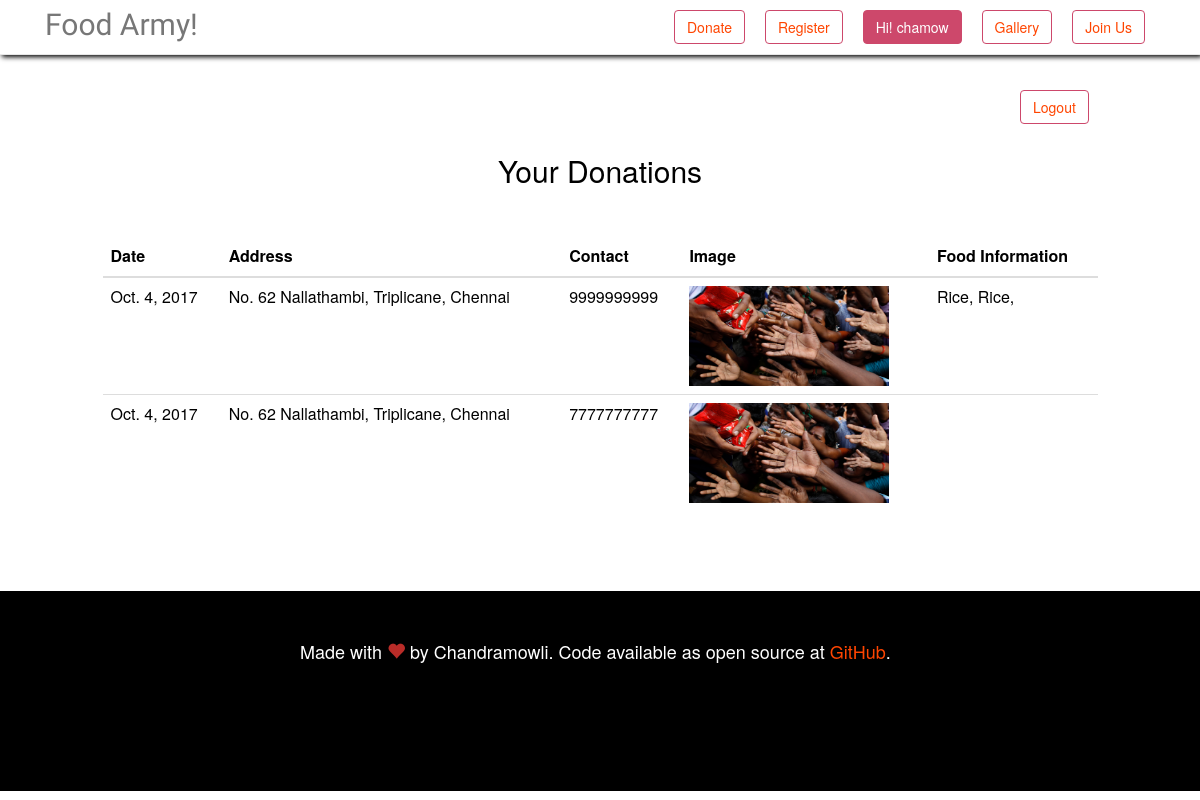
The app's page /account (signed in), older data.
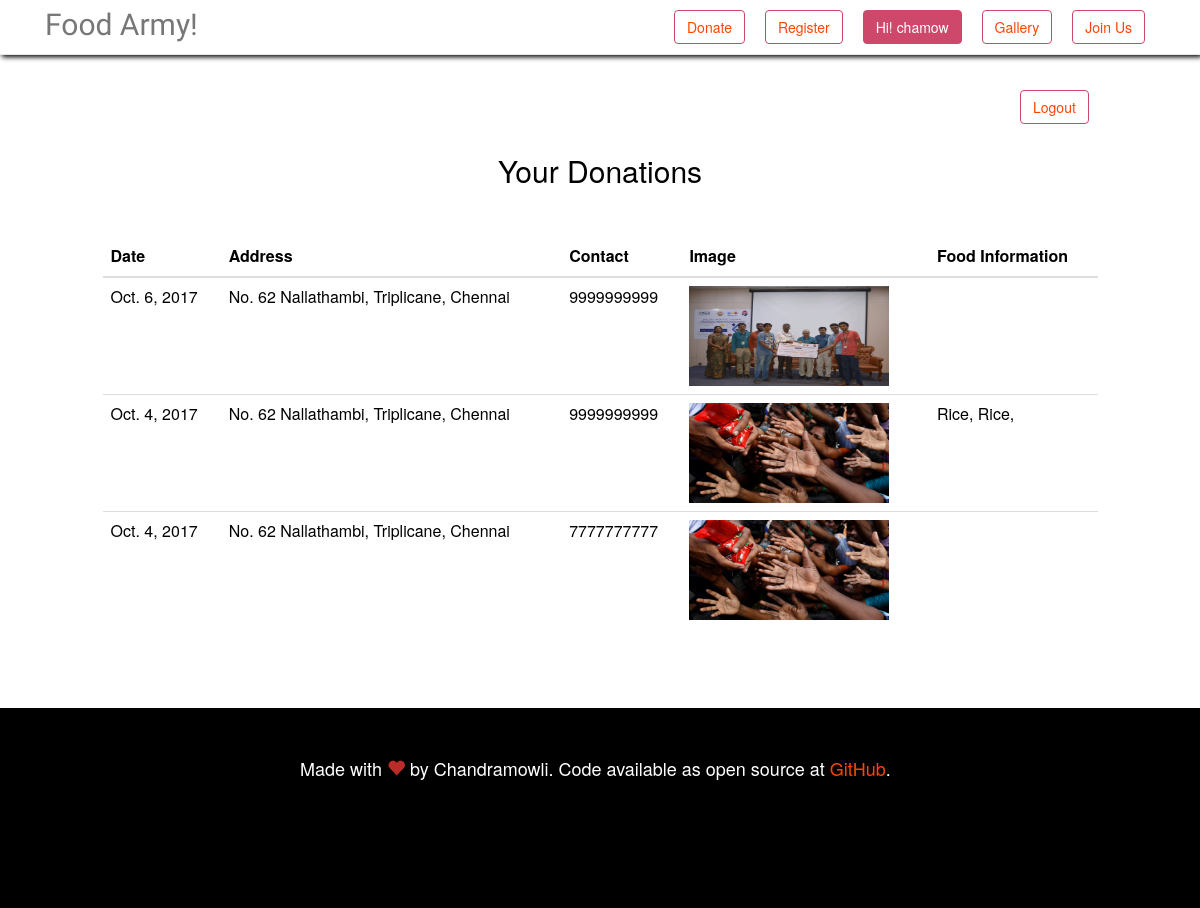
The same page, newer data.
### fms/models.py (models this page shows, shortened)
class donate_info(models.Model):
    request_id = models.AutoField(primary_key=True)
    is_resolved = models.BooleanField()
    user_name = models.CharField(max_length=100)
    request_date = models.DateField(null=True)
    food_image = models.FileField(null=True, upload_to=get_upload_file_name)
    street = models.CharField(max_length=100, null=True)
    locality = models.CharField(max_length=100, null=True)
    city = models.CharField(max_length=100, null=True)
    mobile = models.IntegerField(null=True)

class food_info(models.Model):
    food_id = models.AutoField(primary_key=True)
    request_id = models.CharField(max_length=100, null=True)
    user_name = models.CharField(max_length=100)
    food_name = models.CharField(max_length=100, null=True)
    item_amount = models.CharField(max_length=100, null=True)
    expiry_date = models.DateTimeField(null=True)
    def __str__(self):
        return self.food_name

### fms/views.py (the view)
# urls.py: url(r'^account$', views.account, name='account'),
def account(request):
    if not request.user.is_active:
       return render(request, 'login_user.html', {'error_message': 'Login to continue'})
    username = request.user.username
    food_instance = []
    account_instance = donate_info.objects.filter(user_name=username).order_by('-request_date')
    for donation in account_instance:
        try:
            food = food_info.objects.filter(request_id=int(donation.request_id))
            donation.request_id = int(donation.request_id)
            for item in food:
                item.request_id = int(item.request_id)
            food_instance.append(food)
        except:
            food_instance.append(None)
    return render(request, 'account.html', {'donation':account_instance, 'food':food_instance})

### fms/templates/account.html
{% extends 'base.html' %}
{% load staticfiles %}
{% block account_selected %}
    nav-button-selected
{% endblock %}
{% block content %}
    <div class="row">
    <div class="col-sm-offset-9 col-md-offset-10 col-lg-offset-10 col-xs-offset-9">
        <button class="btn btn-default nav-button"><a href="../logout_user">Logout</a></button>
    </div>
    </div>
    <div class="row">
        <h2 class="text-center">Your Donations</h2>
    <br>
    <br>
    </div>
    <div class="row">
    <div class="col-xs-0 col-md-1 col-lg-1 col-sm-0"></div>
    <div class="col-xs-12 col-md-10 col-lg-10 col-sm-12">
        <div class="table-responsive">
  {% if donation.count == 0 %}
        <h4 class="text-center">No Donations made</h4>
   {% else %}
  <table class="table">
    <thead>
      <tr>
        <th>Date</th>
        <th>Address</th>
        <th>Contact</th>
        <th>Image</th>
        <th>Food Information</th>
      </tr>
    </thead>
    <tbody>
    {% for item in donation %}
        <tr>
        <td>{{ item.request_date }}</td>
        <td>{{ item.street }}, {{ item.locality }}, {{ item.city }}</td>
        <td>{{ item.mobile }}</td>
        <td><img src="{{ item.food_image.url }}" style="height: 100px; width: 200px;"></td>
        <td>
        {% if food.count == 0 %}
            No food item
        {% else %}
            {% for food_info in food %}
                {% for each_item in food_info %}
                    {% if each_item.request_id == item.request_id %}
                        {{ each_item }},
                    {% endif %}
                {% endfor %}
            {% endfor %}
        {% endif %}
        </td>
        </tr>
    {% endfor %}
    {% endif %}
    </tbody>
  </table>
  </div>
    </div>
    <div class="col-xs-0 col-md-1 col-lg-1 col-sm-0"></div>
    </div>
{% endblock %}

Row changes from the older to the newer data that the page shows:
added donate_info: request_date "Oct. 6, 2017", street "No. 62 Nallathambi", locality "Triplicane", city "Chennai", mobile "9999999999", food_image (picture)
